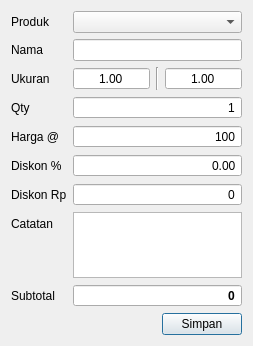
<?xml version="1.0" encoding="UTF-8"?>
<ui version="4.0">
 <class>OrderItemDialog</class>
 <widget class="QDialog" name="OrderItemDialog">
  <property name="geometry">
   <rect>
    <x>0</x>
    <y>0</y>
    <width>253</width>
    <height>342</height>
   </rect>
  </property>
  <property name="windowTitle">
   <string>Form Order Item</string>
  </property>
  <layout class="QVBoxLayout" name="verticalLayout">
   <item>
    <layout class="QFormLayout" name="formLayout">
     <item row="0" column="0">
      <widget class="QLabel" name="produkLabel">
       <property name="text">
        <string>Produk</string>
       </property>
      </widget>
     </item>
     <item row="0" column="1">
      <widget class="QueryComboBox" name="produkComboBox"/>
     </item>
     <item row="1" column="0">
      <widget class="QLabel" name="namaLabel">
       <property name="text">
        <string>Nama</string>
       </property>
      </widget>
     </item>
     <item row="1" column="1">
      <widget class="QLineEdit" name="namaLineEdit"/>
     </item>
     <item row="2" column="0">
      <widget class="QLabel" name="label">
       <property name="text">
        <string>Ukuran</string>
       </property>
      </widget>
     </item>
     <item row="2" column="1">
      <layout class="QHBoxLayout" name="horizontalLayout">
       <property name="sizeConstraint">
        <enum>QLayout::SizeConstraint::SetMinAndMaxSize</enum>
       </property>
       <item>
        <widget class="QDoubleSpinBox" name="widthBox">
         <property name="alignment">
          <set>Qt::AlignmentFlag::AlignCenter</set>
         </property>
         <property name="buttonSymbols">
          <enum>QAbstractSpinBox::ButtonSymbols::NoButtons</enum>
         </property>
         <property name="accelerated">
          <bool>true</bool>
         </property>
         <property name="minimum">
          <double>1.000000000000000</double>
         </property>
         <property name="maximum">
          <double>20.000000000000000</double>
         </property>
         <property name="singleStep">
          <double>0.100000000000000</double>
         </property>
        </widget>
       </item>
       <item>
        <widget class="Line" name="line">
         <property name="orientation">
          <enum>Qt::Orientation::Vertical</enum>
         </property>
        </widget>
       </item>
       <item>
        <widget class="QDoubleSpinBox" name="heightBox">
         <property name="alignment">
          <set>Qt::AlignmentFlag::AlignCenter</set>
         </property>
         <property name="buttonSymbols">
          <enum>QAbstractSpinBox::ButtonSymbols::NoButtons</enum>
         </property>
         <property name="accelerated">
          <bool>true</bool>
         </property>
         <property name="minimum">
          <double>1.000000000000000</double>
         </property>
         <property name="maximum">
          <double>20.000000000000000</double>
         </property>
         <property name="singleStep">
          <double>0.100000000000000</double>
         </property>
        </widget>
       </item>
      </layout>
     </item>
     <item row="3" column="0">
      <widget class="QLabel" name="qtyLabel">
       <property name="text">
        <string>Qty</string>
       </property>
      </widget>
     </item>
     <item row="3" column="1">
      <widget class="QSpinBox" name="qtySpinBox">
       <property name="alignment">
        <set>Qt::AlignmentFlag::AlignRight|Qt::AlignmentFlag::AlignTrailing|Qt::AlignmentFlag::AlignVCenter</set>
       </property>
       <property name="buttonSymbols">
        <enum>QAbstractSpinBox::ButtonSymbols::NoButtons</enum>
       </property>
       <property name="showGroupSeparator" stdset="0">
        <bool>true</bool>
       </property>
       <property name="minimum">
        <number>1</number>
       </property>
       <property name="maximum">
        <number>999999</number>
       </property>
      </widget>
     </item>
     <item row="4" column="0">
      <widget class="QLabel" name="hargaLabel">
       <property name="text">
        <string>Harga @</string>
       </property>
      </widget>
     </item>
     <item row="4" column="1">
      <widget class="QSpinBox" name="hargaSpinBox">
       <property name="alignment">
        <set>Qt::AlignmentFlag::AlignRight|Qt::AlignmentFlag::AlignTrailing|Qt::AlignmentFlag::AlignVCenter</set>
       </property>
       <property name="buttonSymbols">
        <enum>QAbstractSpinBox::ButtonSymbols::NoButtons</enum>
       </property>
       <property name="accelerated">
        <bool>true</bool>
       </property>
       <property name="showGroupSeparator" stdset="0">
        <bool>true</bool>
       </property>
       <property name="minimum">
        <number>100</number>
       </property>
       <property name="maximum">
        <number>99999999</number>
       </property>
       <property name="singleStep">
        <number>500</number>
       </property>
      </widget>
     </item>
     <item row="5" column="0">
      <widget class="QLabel" name="diskonLabel">
       <property name="text">
        <string>Diskon %</string>
       </property>
      </widget>
     </item>
     <item row="5" column="1">
      <widget class="QDoubleSpinBox" name="diskonDoubleSpinBox">
       <property name="alignment">
        <set>Qt::AlignmentFlag::AlignRight|Qt::AlignmentFlag::AlignTrailing|Qt::AlignmentFlag::AlignVCenter</set>
       </property>
       <property name="buttonSymbols">
        <enum>QAbstractSpinBox::ButtonSymbols::NoButtons</enum>
       </property>
       <property name="showGroupSeparator" stdset="0">
        <bool>true</bool>
       </property>
       <property name="maximum">
        <double>90.000000000000000</double>
       </property>
       <property name="singleStep">
        <double>0.200000000000000</double>
       </property>
      </widget>
     </item>
     <item row="6" column="0">
      <widget class="QLabel" name="diskonRpLabel">
       <property name="text">
        <string>Diskon Rp</string>
       </property>
      </widget>
     </item>
     <item row="6" column="1">
      <widget class="QSpinBox" name="diskonRpSpinBox">
       <property name="alignment">
        <set>Qt::AlignmentFlag::AlignRight|Qt::AlignmentFlag::AlignTrailing|Qt::AlignmentFlag::AlignVCenter</set>
       </property>
       <property name="buttonSymbols">
        <enum>QAbstractSpinBox::ButtonSymbols::NoButtons</enum>
       </property>
       <property name="accelerated">
        <bool>true</bool>
       </property>
       <property name="showGroupSeparator" stdset="0">
        <bool>true</bool>
       </property>
       <property name="maximum">
        <number>999999</number>
       </property>
       <property name="singleStep">
        <number>500</number>
       </property>
      </widget>
     </item>
     <item row="7" column="0">
      <widget class="QLabel" name="catatanLabel">
       <property name="text">
        <string>Catatan</string>
       </property>
      </widget>
     </item>
     <item row="7" column="1">
      <widget class="QPlainTextEdit" name="notesTextEdit">
       <property name="maximumSize">
        <size>
         <width>16777215</width>
         <height>66</height>
        </size>
       </property>
      </widget>
     </item>
     <item row="8" column="0">
      <widget class="QLabel" name="subtotalLabel">
       <property name="text">
        <string>Subtotal</string>
       </property>
      </widget>
     </item>
     <item row="8" column="1">
      <widget class="QSpinBox" name="subtotalSpinBox">
       <property name="font">
        <font>
         <bold>true</bold>
        </font>
       </property>
       <property name="alignment">
        <set>Qt::AlignmentFlag::AlignRight|Qt::AlignmentFlag::AlignTrailing|Qt::AlignmentFlag::AlignVCenter</set>
       </property>
       <property name="readOnly">
        <bool>true</bool>
       </property>
       <property name="buttonSymbols">
        <enum>QAbstractSpinBox::ButtonSymbols::NoButtons</enum>
       </property>
       <property name="showGroupSeparator" stdset="0">
        <bool>true</bool>
       </property>
       <property name="maximum">
        <number>99999999</number>
       </property>
      </widget>
     </item>
    </layout>
   </item>
   <item alignment="Qt::AlignmentFlag::AlignRight">
    <widget class="QPushButton" name="simpanButton">
     <property name="text">
      <string>Simpan</string>
     </property>
    </widget>
   </item>
  </layout>
 </widget>
 <customwidgets>
  <customwidget>
   <class>QueryComboBox</class>
   <extends>QComboBox</extends>
   <header>src/customs/querycombobox.h</header>
  </customwidget>
 </customwidgets>
 <tabstops>
  <tabstop>produkComboBox</tabstop>
  <tabstop>namaLineEdit</tabstop>
  <tabstop>widthBox</tabstop>
  <tabstop>heightBox</tabstop>
  <tabstop>qtySpinBox</tabstop>
  <tabstop>hargaSpinBox</tabstop>
  <tabstop>diskonDoubleSpinBox</tabstop>
  <tabstop>diskonRpSpinBox</tabstop>
  <tabstop>notesTextEdit</tabstop>
  <tabstop>subtotalSpinBox</tabstop>
  <tabstop>simpanButton</tabstop>
 </tabstops>
 <resources/>
 <connections/>
</ui>
